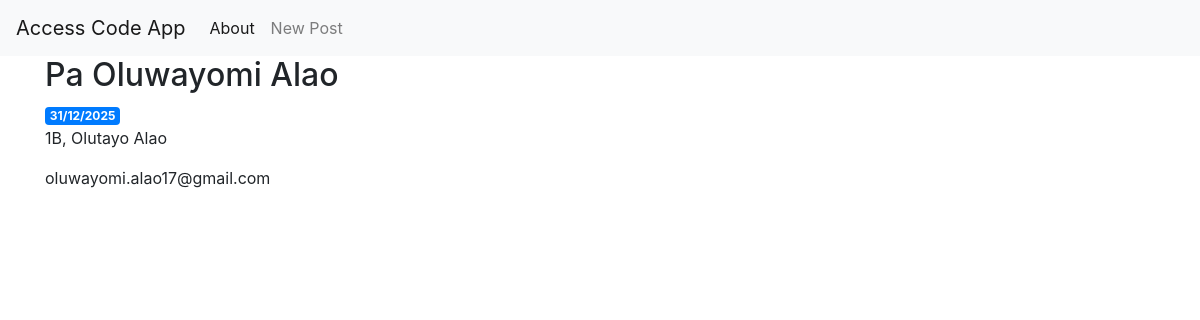
The page /1/user on the database its author committed.
### tables this page shows
CREATE TABLE users (
    user_id INTEGER PRIMARY KEY AUTOINCREMENT,
    full_name TEXT NOT NULL,
    resident_address TEXT NOT NULL,
    email TEXT NOT NULL,
    validity_date TIMESTAMP NOT NULL,
    u_created TIMESTAMP NOT NULL DEFAULT CURRENT_TIMESTAMP
);

### app.py (the view)
@app.route('/<int:user_id>/user')
def view(user_id):
    user = get_user(user_id)
    return render_template('view.html', user=user)

### app.py (called while the page is built)
def get_db_connection():
    conn = sqlite3.connect('database.db')
    conn.row_factory = sqlite3.Row
    return conn

def get_user(user_id):
    conn = get_db_connection()
    user = conn.execute('SELECT * FROM users WHERE user_id = ?', \
                       (user_id,)).fetchone()
    conn.close()
    if user is None:
        abort(404)
    return user

### templates/view.html
{% extends 'base.html' %}
{% block content %}
    <h2>{% block title %} {{ user['full_name'] }} {% endblock %}</h2>
    <span class="badge badge-primary">{{ user['validity_date'] }}</span>
    <p>{{ user['resident_address'] }}</p>
    <p>{{ user['email'] }}</p>
{% endblock %}

### rows shown on the page
users: full_name "Pa Oluwayomi Alao", validity_date "31/12/2025", resident_address "1B, Olutayo Alao", email "oluwayomi.alao17@gmail.com"
